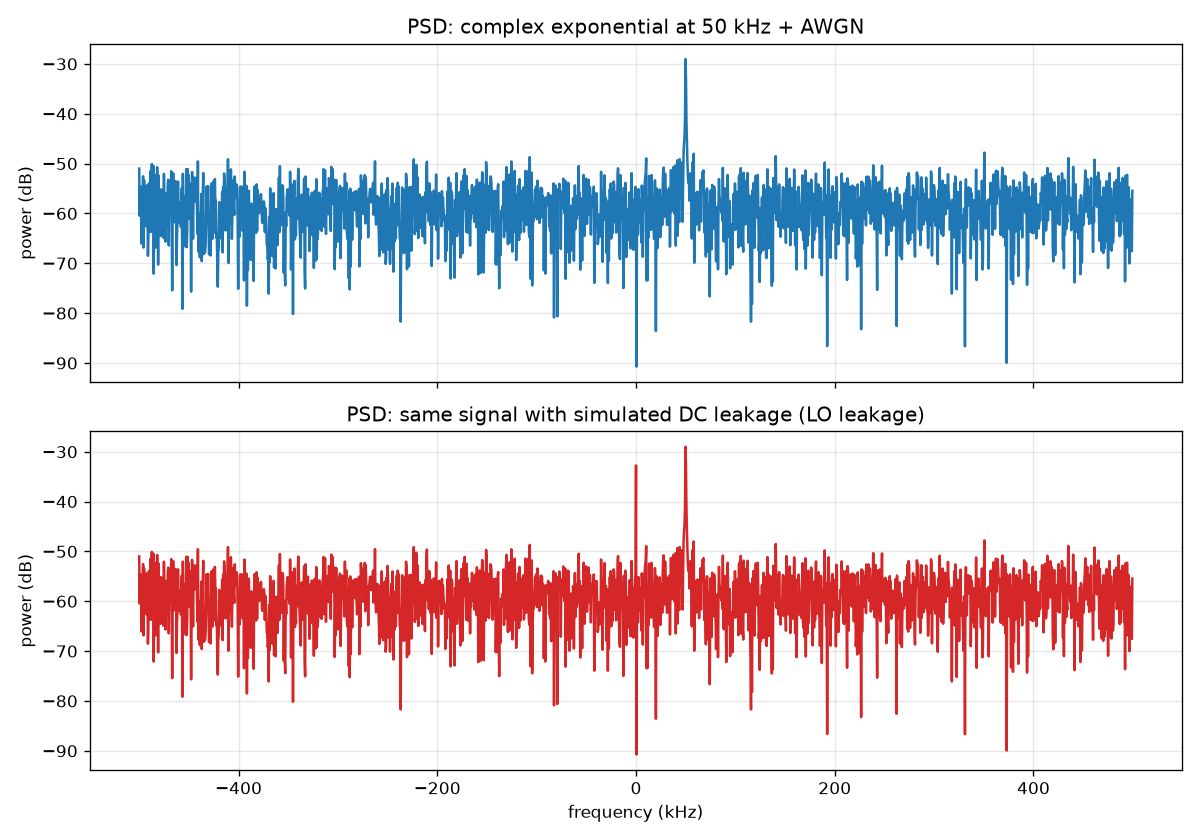

Recreate this plot in Python.
# Implement the complete "PSD Six-Step Process".
# Compute FFT → Take absolute value → Square → Normalize → Convert to dB → fftshift
import matplotlib.pyplot as plt
import numpy as np


Fs = 1e6
N = 2048
Ts = 1 / Fs
t = Ts * np.arange(N)

f_signal = 50e3
x = np.exp(1j * 2 * np.pi * f_signal * t)

# Generate complex Gaussian white noise
noise_power = 2
n = (np.random.randn(N) + 1j * np.random.randn(N)) / np.sqrt(2) # sqrt(2)： Normalize average power to 1

r = x + n * np.sqrt(noise_power)    # sqrt(noise_power) : Power is (Amplitude)^2

dc_leakage = 0.5
r_with_dc = r + dc_leakage

def compute_psd(samples, fs, n_fft):
    X = np.fft.fft(samples, n_fft)          # FFT
    psd = np.abs(X) ** 2 / (n_fft * fs)     # absolutely value, Square, Normalization
    psd_db = 10.0 * np.log10(psd)           # to dB
    psd_shifted = np.fft.fftshift(psd_db)   # fftshift
    return psd_shifted

psd_clean = compute_psd(r, Fs, N)
psd_dc = compute_psd(r_with_dc, Fs, N)

freqs = np.arange(Fs / -2.0, Fs / 2.0, Fs / N)

fig, axes = plt.subplots(2, 1, figsize=(10, 7), sharex=True)

axes[0].plot(freqs / 1e3, psd_clean, color="C0")
axes[0].set_ylabel("power (dB)")
axes[0].set_title(f"PSD: complex exponential at {f_signal/1e3:.0f} kHz + AWGN") # AWGN (Additive White Gaussian Noise)
axes[0].grid(True, alpha=0.3)

axes[1].plot(freqs / 1e3, psd_dc, color="C3")
axes[1].set_xlabel("frequency (kHz)")
axes[1].set_ylabel("power (dB)")
axes[1].set_title("PSD: same signal with simulated DC leakage (LO leakage)")
axes[1].grid(True, alpha=0.3)

fig.tight_layout()
fig.savefig("week1/d18b_psd.png", dpi=120)
print("saved to d18b_psd.png")

avg_pwr_var = np.var(r)
avg_pwr_formula = np.mean(np.abs(r) ** 2)
print("average power (np.var)          =", avg_pwr_var)
print("average power (mean of |x|^2)   =", avg_pwr_formula)
print("signal mean (should be ~0)      =", np.mean(r))
